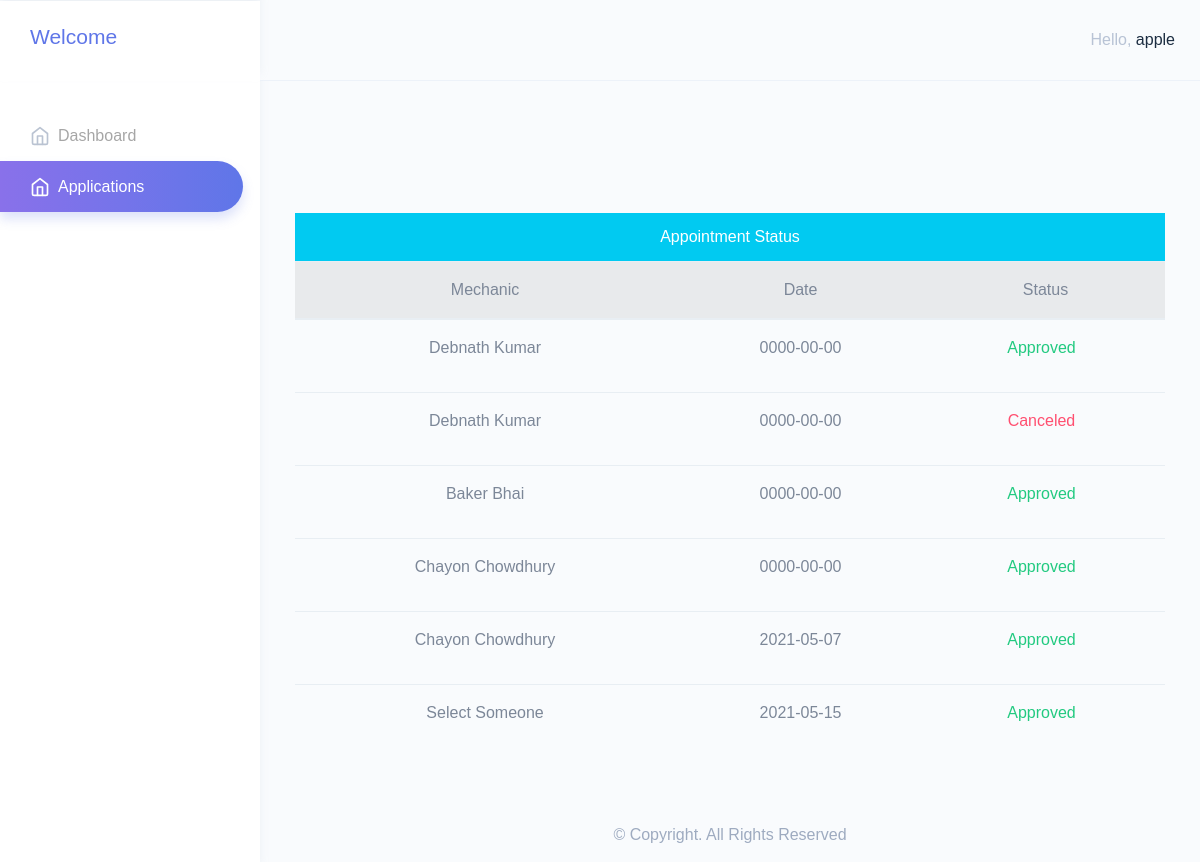
The app's page /status.php (signed in) with its own data.
### tables this page shows
CREATE TABLE `users` (
  `user_id` int(11) NOT NULL,
  `u_id` int(11) NOT NULL,
  `user_name` varchar(255) NOT NULL,
  `user_email` varchar(255) NOT NULL,
  `user_password` varchar(255) NOT NULL
);

CREATE TABLE `applications` (
  `id` int(11) NOT NULL,
  `u_id` int(11) NOT NULL,
  `mechanics_name` varchar(50) NOT NULL,
  `user_name` varchar(50) NOT NULL,
  `phone` int(14) NOT NULL,
  `address` text NOT NULL,
  `license_number` varchar(25) NOT NULL,
  `engine_number` varchar(25) NOT NULL,
  `appointment_date` date NOT NULL,
  `status` tinyint(4) NOT NULL
);

### func/functions.php (called while the page is built, shortened)
<?php
function user_dtls()
{
    $user_id =   $_SESSION['USER_ID'] ;
    global $con;
    $sql = "SELECT * FROM `users` WHERE user_id='$user_id'";
    return  mysqli_query($con,$sql);
}
?>

### status.php (the view, shortened to what this page needs)
<?php require_once 'inc/header.php'?>
<?php require_once 'inc/nav.php'?>
<?php require_once 'inc/sidebar.php'?>
<div class="body">
    <div class="card-header text-center bg-cyan text-white">
        <strong>Appointment Status</strong>
    </div>
    <div class="table-responsive">
        <div class="inbox-body">
            <form method="post">
                <table class="table">
                    <thead class="bg-light">
                    <tr>
                        <th class="text-center">Mechanic</th>
                        <th class="text-center">Date</th>
                        <th class="text-center">Status</th>
                    </tr>
                    </thead>
                    <tbody>
                    <tr >
                        <?php
                        $u_id = $_SESSION['U_ID'];
                        global $con;
                        $sql = mysqli_query($con,"SELECT * FROM `applications` WHERE u_id='$u_id '");
                        while ($row = mysqli_fetch_assoc($sql))
                        {
                        ?>
                        <td class="text-center"><?php echo $row['mechanics_name']; ?></td>
                        <td class="text-center"><?php echo $row['appointment_date']; ?></td>
                        <td class="text-center">
                            <?php
                            if($row['status']=='1')
                            {
                                echo " <p class='text-success mr-2'>Approved";
                            }
                            if($row['status']=='2')
                            {
                                echo " <p class='text-danger mr-2'>Canceled";
                            }
                            ?>
                        </td>
                    </tr>
                    <?php
                    }
                    ?>
                    </tbody>
                </table>
            </form>
        </div>
    </div>
</div>
<?php require_once 'inc/footer.php'?>

### inc/nav.php (shortened to what this page needs)
<?php
$profile =user_dtls();
?>
<header class="topbar" data-navbarbg="skin6">
    <nav class="navbar top-navbar navbar-expand-md">
        <div class="navbar-header" data-logobg="skin6">
            <div class="navbar-brand">
                <a href="dashboard.php">
                  <span class="logo-text">
                      <h3> Welcome</h3>
                                                           </span>
                </a>
            </div>
        </div>
        <div class="navbar-collapse collapse" id="navbarSupportedContent">
            <ul class="navbar-nav float-right">
                <li class="nav-item dropdown">
                    <a class="nav-link dropdown-toggle" href="javascript:void(0)" data-toggle="dropdown"
                       aria-haspopup="true" aria-expanded="false">
                </li>
                <?php
                while ($row =mysqli_fetch_assoc($profile))
                {
                ?>
                <li class="nav-item dropdown">
                    <a class="nav-link dropdown-toggle" href="javascript:void(0)" data-toggle="dropdown"
                       aria-haspopup="true" aria-expanded="false">
                        <span class="ml-2 d-none d-lg-inline-block"><span>Hello,</span> <span
                                    class="text-dark">
                                <?php echo $row['user_name']?>
                    </a>
                </li>
                    <?php
                }
                ?>
            </ul>
        </div>
    </nav>
</header>

### records on screen
users: user_name "apple"
applications: mechanics_name "Debnath Kumar", appointment_date "0000-00-00", status "Approved"
applications: mechanics_name "Debnath Kumar", appointment_date "0000-00-00", status "Canceled"
applications: mechanics_name "Baker Bhai", appointment_date "0000-00-00", status "Approved"
applications: mechanics_name "Chayon Chowdhury", appointment_date "0000-00-00", status "Approved"
applications: mechanics_name "Chayon Chowdhury", appointment_date "2021-05-07", status "Approved"
applications: mechanics_name "Select Someone", appointment_date "2021-05-15", status "Approved"
